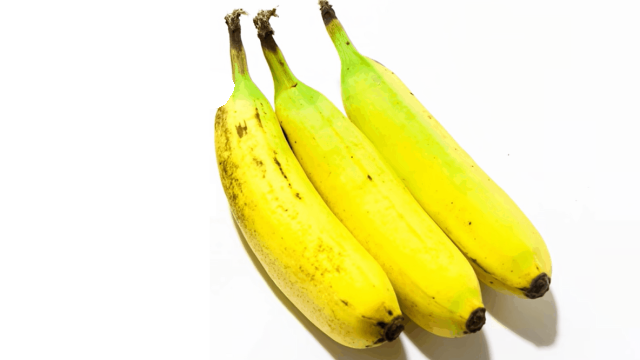
#> input picture Dataset/banana_1/image/054.png, 640 x 360 px, given in place of 001.png, which was not available
$ python freshness.py
#> lines starting #> are read from the running program, lines starting #| are printed output that depends on the picture; after the words box and inside, x2 and y2 are one past the last pixel; in counts of white or black regions, pixels touching at a corner belong together; pictures that were not available may be replaced by others from this repository, and a replacement may not be noted
import cv2
import numpy as np
import os
from glob import glob

def compute_yellow_value(image_path):
    img = cv2.imread(image_path)
    img_hsv = cv2.cvtColor(img, cv2.COLOR_BGR2HSV)

    # 전체 바나나 마스크
    lower_banana = np.array([15, 20, 20])
    upper_banana = np.array([40, 255, 255])
    banana_mask = cv2.inRange(img_hsv, lower_banana, upper_banana)

    # 노란색 마스크
    lower_yellow = np.array([20, 100, 150])
    upper_yellow = np.array([35, 255, 255])
    yellow_mask = cv2.inRange(img_hsv, lower_yellow, upper_yellow)

    yellow_on_banana = cv2.bitwise_and(yellow_mask, banana_mask)

    banana_pixels = cv2.countNonZero(banana_mask)
    yellow_pixels = cv2.countNonZero(yellow_on_banana)

    yellow = yellow_pixels
    return yellow

def compute_banana_freshness(image_path, yellow):
    img = cv2.imread(image_path)
    img_hsv = cv2.cvtColor(img, cv2.COLOR_BGR2HSV)

    # 바나나 전체 마스크
    lower_banana = np.array([15, 20, 20])
    upper_banana = np.array([40, 255, 255])
    banana_mask = cv2.inRange(img_hsv, lower_banana, upper_banana)

    # 노란색 마스크
    lower_yellow = np.array([20, 100, 200])
    upper_yellow = np.array([35, 255, 255])
    yellow_mask = cv2.inRange(img_hsv, lower_yellow, upper_yellow)

    yellow_on_banana = cv2.bitwise_and(yellow_mask, banana_mask)

    banana_pixels = cv2.countNonZero(banana_mask)
    yellow_pixels = cv2.countNonZero(yellow_on_banana)

    freshness_ratio = yellow_pixels / (yellow*1.05)

    return round(freshness_ratio, 8)

def process_and_save_labels(input_folder, output_folder):
    os.makedirs(output_folder, exist_ok=True)
    image_files = sorted(glob(os.path.join(input_folder, "*.png")))

    # 보정값 계산 (1.png 기준)
    yellow_image_path = os.path.join(input_folder, "001.png")
    yellow = compute_yellow_value(yellow_image_path)
#> in compute_yellow_value, img is the input picture: shape (360, 640, 3); mean B, G, R 184.6, 239.1, 242.4
#> in compute_yellow_value, `img_hsv = cv2.cvtColor(img, cv2.COLOR_BGR2HSV)`: img_hsv: shape (360, 640, 3); mean H, S, V 18.2, 66.2, 243.2
#> in compute_yellow_value, `banana_mask = cv2.inRange(img_hsv, lower_banana, upper_banana)`:
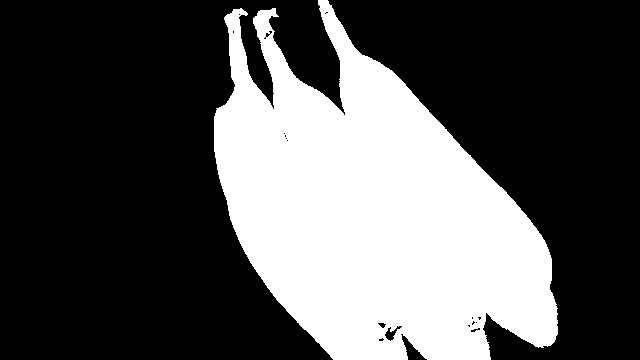
#> banana_mask: shape (360, 640); 32.4% white; 1 white region, box (x1, y1, x2, y2) and area: (214, 0, 558, 360) 74687
#> in compute_yellow_value, `yellow_mask = cv2.inRange(img_hsv, lower_yellow, upper_yellow)`:
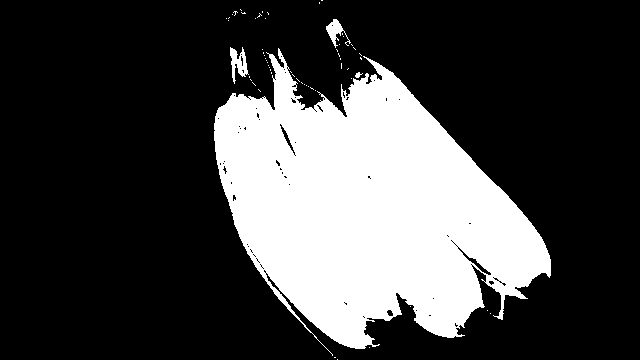
#> yellow_mask: shape (360, 640); 26.2% white; 60 white regions (56 under 20 px), largest, box (x1, y1, x2, y2) and area: (214, 48, 551, 356) 59714, (230, 47, 249, 84) 339, (326, 19, 351, 48) 266, (355, 72, 363, 78) 26
#> in compute_yellow_value, `banana_pixels = cv2.countNonZero(banana_mask)`: banana_pixels = 74687
#> in compute_yellow_value, `yellow_pixels = cv2.countNonZero(yellow_on_banana)`: yellow_pixels = 60469
#> yellow = 60469
    print(f"보정값(correction): {yellow}")
#| 보정값(correction): 60469

    for path in image_files:
        filename = os.path.basename(path)
        num = os.path.splitext(filename)[0]  # 예: "1.png" → "1"
        ratio = compute_banana_freshness(path, yellow)
#> in compute_banana_freshness, `yellow_mask = cv2.inRange(img_hsv, lower_yellow, upper_yellow)`:
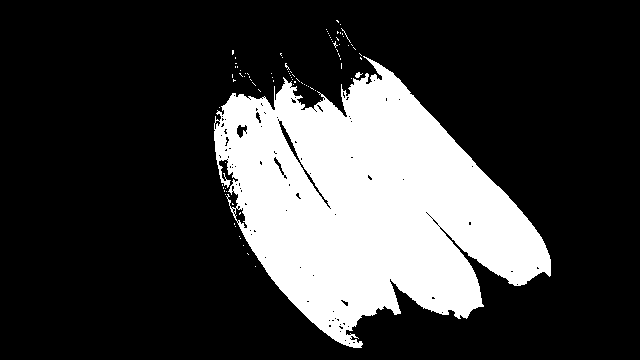
#> yellow_mask: shape (360, 640); 24% white; 84 white regions (82 under 20 px), largest, box (x1, y1, x2, y2) and area: (214, 56, 551, 348) 54972, (355, 72, 363, 78) 26
#> in compute_banana_freshness, `banana_pixels = cv2.countNonZero(banana_mask)`: banana_pixels = 74687
#> in compute_banana_freshness, `yellow_pixels = cv2.countNonZero(yellow_on_banana)`: yellow_pixels = 55208
#> in compute_banana_freshness, `freshness_ratio = yellow_pixels / (yellow*1.05)`: freshness_ratio = 0.87
#> ratio = 0.87

        txt_path = os.path.join(output_folder, f"{num}.txt")
        with open(txt_path, "w") as f:
            f.write(f"{str(int(num))}\n{ratio:.8f}")
#> pass 2 of the loop in process_and_save_labels, `for path in image_files:`:
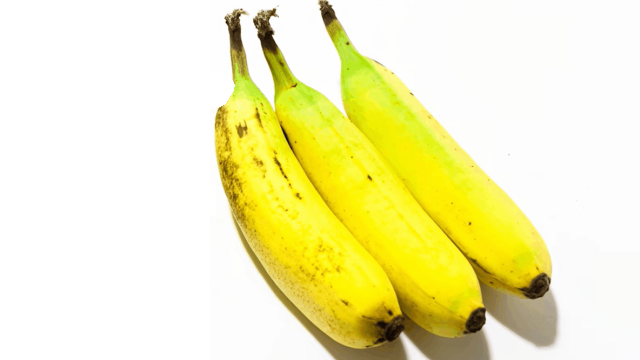
#> input picture Dataset/banana_1/image/065.png, 640 x 360 px
#> in compute_banana_freshness, img is the input picture: shape (360, 640, 3); mean B, G, R 184.3, 239.1, 242.7
#> in compute_banana_freshness (call 2), `banana_mask = cv2.inRange(img_hsv, lower_banana, upper_banana)`:
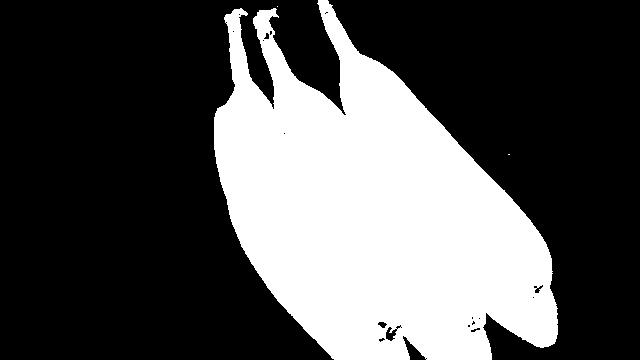
#> banana_mask: shape (360, 640); 32.4% white; 3 white regions (2 under 20 px), largest, box (x1, y1, x2, y2) and area: (214, 0, 558, 360) 74596
#> in compute_banana_freshness (call 2), `yellow_mask = cv2.inRange(img_hsv, lower_yellow, upper_yellow)`:
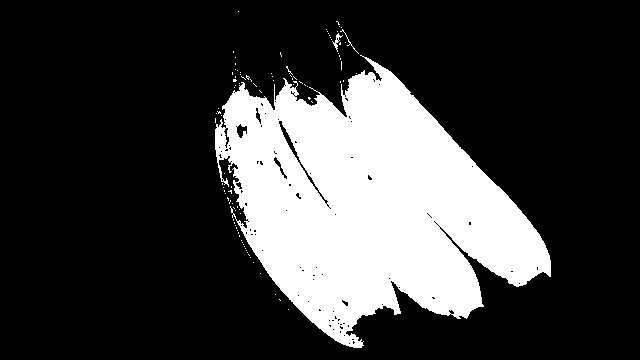
#> yellow_mask: shape (360, 640); 24% white; 96 white regions (93 under 20 px), largest, box (x1, y1, x2, y2) and area: (215, 55, 551, 348) 54970, (332, 33, 343, 52) 55, (340, 29, 359, 54) 34
#> in compute_banana_freshness (call 2), `banana_pixels = cv2.countNonZero(banana_mask)`: banana_pixels = 74599
#> in compute_banana_freshness (call 2), `yellow_pixels = cv2.countNonZero(yellow_on_banana)`: yellow_pixels = 55274
#> freshness_ratio = 0.871
#> pass 3 of the loop in process_and_save_labels, `for path in image_files:`:
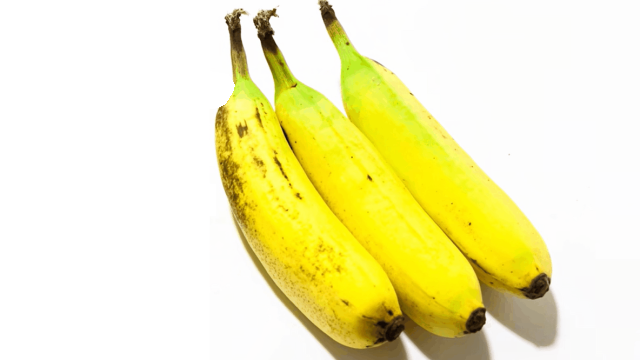
#> input picture Dataset/banana_1/image/078.png, 640 x 360 px
#> in compute_banana_freshness, img is the input picture: shape (360, 640, 3); mean B, G, R 184.4, 238.7, 242.9
#> in compute_banana_freshness (call 3), `banana_mask = cv2.inRange(img_hsv, lower_banana, upper_banana)`:
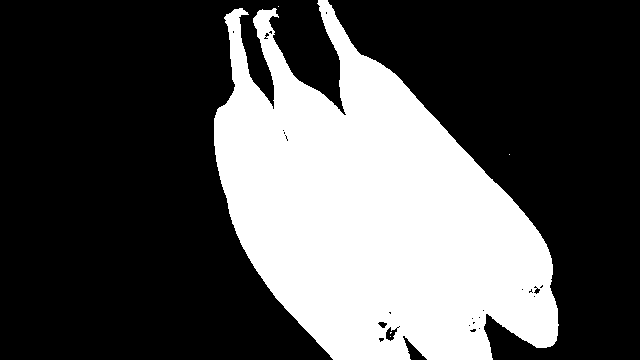
#> banana_mask: shape (360, 640); 32.3% white; 5 white regions (4 under 20 px), largest, box (x1, y1, x2, y2) and area: (214, 0, 559, 360) 74473
#> in compute_banana_freshness (call 3), `yellow_mask = cv2.inRange(img_hsv, lower_yellow, upper_yellow)`:
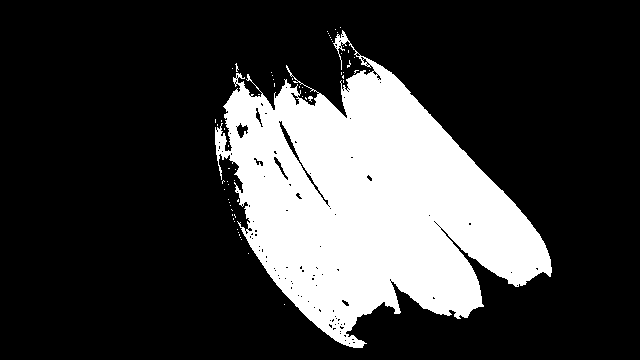
#> yellow_mask: shape (360, 640); 23.9% white; 63 white regions (62 under 20 px), largest, box (x1, y1, x2, y2) and area: (215, 30, 552, 348) 54846
#> in compute_banana_freshness (call 3), `banana_pixels = cv2.countNonZero(banana_mask)`: banana_pixels = 74479
#> in compute_banana_freshness (call 3), `yellow_pixels = cv2.countNonZero(yellow_on_banana)`: yellow_pixels = 55000
#> freshness_ratio = 0.866
#> the loop made 4 passes; the first 3 are shown

    print(f"완료: {len(image_files)}개의 txt 파일이 생성되었습니다.")

# 실행
input_folder = "Dataset/banana_1/image"
output_folder = "Dataset/banana_1/label"
process_and_save_labels(input_folder, output_folder)
